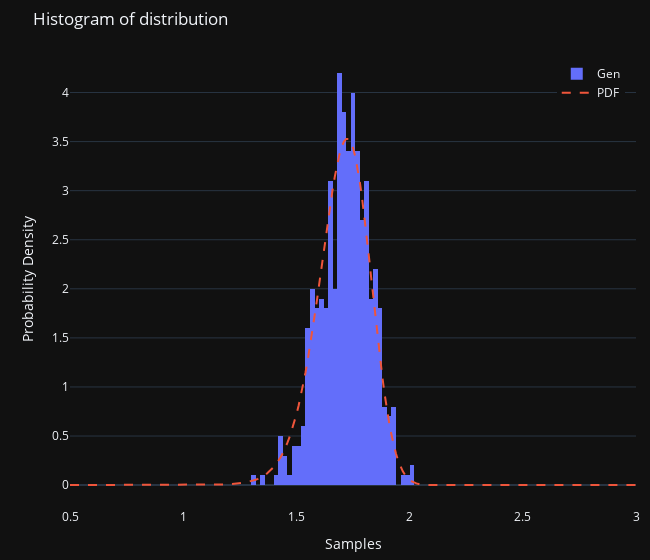

Notebook code for this chart:
### Markdown cell above
Проверю корректность генерации при размере выборки, равном $500$

### Code cell
gen = np.empty(500)
for j in range(500):
    gen[j] = generate_sample()

x = np.arange(0.5, 3.01, 0.01)
y = (3 * x**2)/np.sqrt(2 * np.pi) * np.exp(-((5 - x**3)**2)/2)

fig = go.Figure()
fig.add_histogram(x=gen, histnorm='probability density', name='Gen')
fig.add_trace(go.Scatter(x=x, y=y, line=dict(dash='dash'), name='PDF'))

fig.update_layout(legend=dict(x=.86, y=.98),
                  margin=dict(l=70, r=10, t=50, b=10),
                  title='Histogram of distribution',
                  hovermode='x unified',
                  xaxis_title_text='Samples',
                  yaxis_title_text='Probability Density',
                  template=theme,
                  width=650)

fig.show()

### Figure 1 — Plotly figure (JSON) as saved in the notebook; plotly's stock layout.template omitted (floating-point values rounded to 4 significant figures; data arrays with more than 128 entries replaced by an {"elided": "..."} marker saying what was removed)
{"data": [{"histnorm": "probability density", "name": "Gen", "type": "histogram", "x": {"elided": "500 float values"}}, {"line": {"dash": "dash"}, "name": "PDF", "type": "scatter", "x": {"elided": "251 float values"}, "y": {"elided": "251 float values"}}], "layout": {"hovermode": "x unified", "legend": {"x": 0.86, "y": 0.98}, "margin": {"b": 10, "l": 70, "r": 10, "t": 50}, "title": {"text": "Histogram of distribution"}, "width": 650, "xaxis": {"title": {"text": "Samples"}}, "yaxis": {"title": {"text": "Probability Density"}}}}
